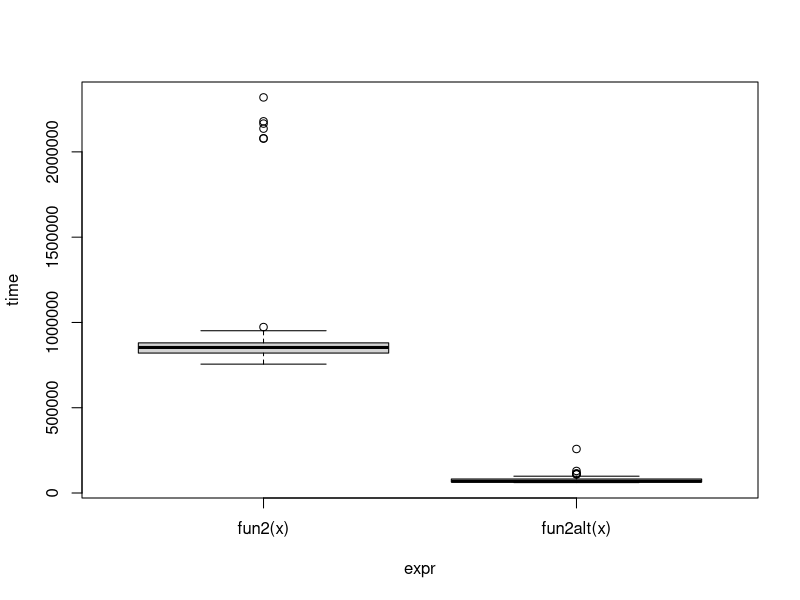
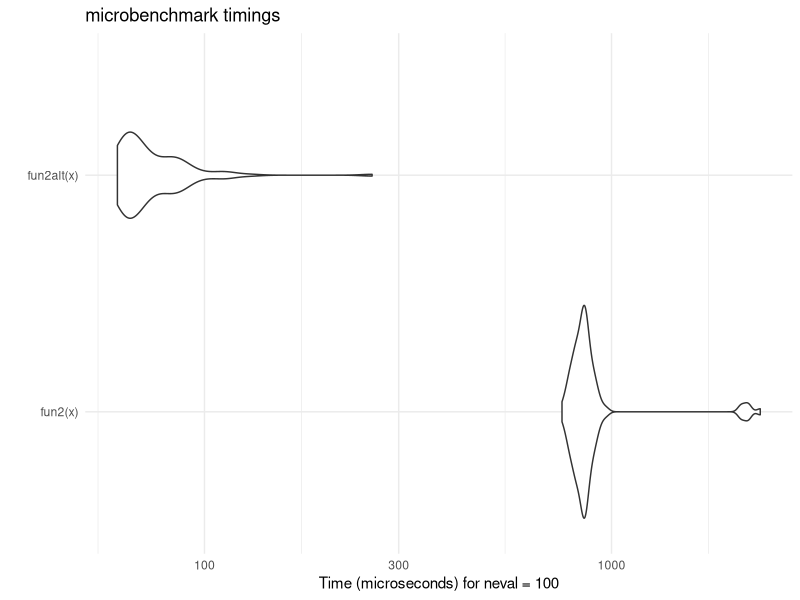

Recreate these plots in R, in order. (Note: this script raises an error after producing the figures.)
## ---- chunk 1
fun1 <- function(n = 100, k = 4, lambda = 4) {
  x <- NULL
  
  for (i in 1:n)
    x <- rbind(x, rpois(k, lambda))
  
  return(x)
}

fun1alt <- function(n = 100, k = 4, lambda = 4) {
  # YOUR CODE HERE
  matrix(rpois(n*k, lambda = lambda), ncol = k)
  # allow us to pre-allocating memory
}

# Benchmarking
bench <- microbenchmark::microbenchmark(
  fun1(100),
  fun1alt(100),
  unit = "ns"
)
## ---- chunk 2
# Data Generating Process (10 x 10,000 matrix)
set.seed(1234)
x <- matrix(rnorm(1e4), nrow=10)

# Find each column's max value
fun2 <- function(x) {
  apply(x, 2, max)
}

fun2alt <- function(x) {
  # YOUR CODE HERE
  x[cbind(max.col(t(x)), 1:ncol(x))]
  # avoid function calls inside loops
}

# Benchmarking
bench <- microbenchmark::microbenchmark(
  fun2(x),
  fun2alt(x),
  unit = "us"
)
## ---- chunk 3
plot(bench)
ggplot2::autoplot(bench) + ggplot2::theme_minimal()
## ---- chunk 4
library(parallel)
my_boot <- function(dat, stat, R, ncpus = 1L) {
  
  # Getting the random indices
  n <- nrow(dat)
  idx <- matrix(sample.int(n, n*R, TRUE), nrow=n, ncol=R)
 
  # Making the cluster using `ncpus`
  # STEP 1: GOES HERE
  cl <- makePSOCKcluster(ncpus)
  # create workers
  # creating cluster for parallel computing
  # ncpus specifying using multiple CPU cores
  # PSOCK parallel socket cluster
  # STEP 2: GOES HERE
  # on.exit(stopCluster(cl))
  # export the variable to the cluster
  clusterExport(cl, varlist = c("idx", "dat", "stat"), envir = environment())
  # sending the variables to all workers nodes
  # each run in isolated environment, don't have access to global variable
  # idx -> resampling indices for bootstrapping
  # dat -> dataset
  # stat -> the statistical function that we use to compute the estimates

  
  # STEP 3: THIS FUNCTION NEEDS TO BE REPLACED WITH parLapply
  ans <- lapply(seq_len(R), function(i) {
    stat(dat[idx[,i], , drop=FALSE])
  })
  
  # Coercing the list into a matrix
  ans <- do.call(rbind, ans)
  
  # STEP 4: GOES HERE
  stopCluster(cl)
  # why?
  # free up system resources
  ans
  
}
## ---- chunk 5
# Bootstrap of a linear regression model
my_stat <- function(d) coef(lm(y~x, data = d)) 

# DATA SIM
set.seed(1)
n <- 500 
R <- 1e4
x <- cbind(rnorm(n)) 
y <- x*5 + rnorm(n)

# Check if we get something similar as lm
ans0 <- confint(lm(y~x))
cat("OLS CI \n")
ans0

ans1 <- my_boot(dat = data.frame(x,y), my_stat, R=R, ncpus = 4)
qs <- c(0.025, 0.975)
cat("Bootstrap CI \n")
print(t(apply(ans1, 2, quantile, probs = qs)))
## ---- chunk 6
parallel::detectCores()
system.time(my_boot(dat = data.frame(x, y), my_stat, R=4000, ncpus = 1L))
system.time(my_boot(dat = data.frame(x, y), my_stat, R=4000, ncpus = 8L))
